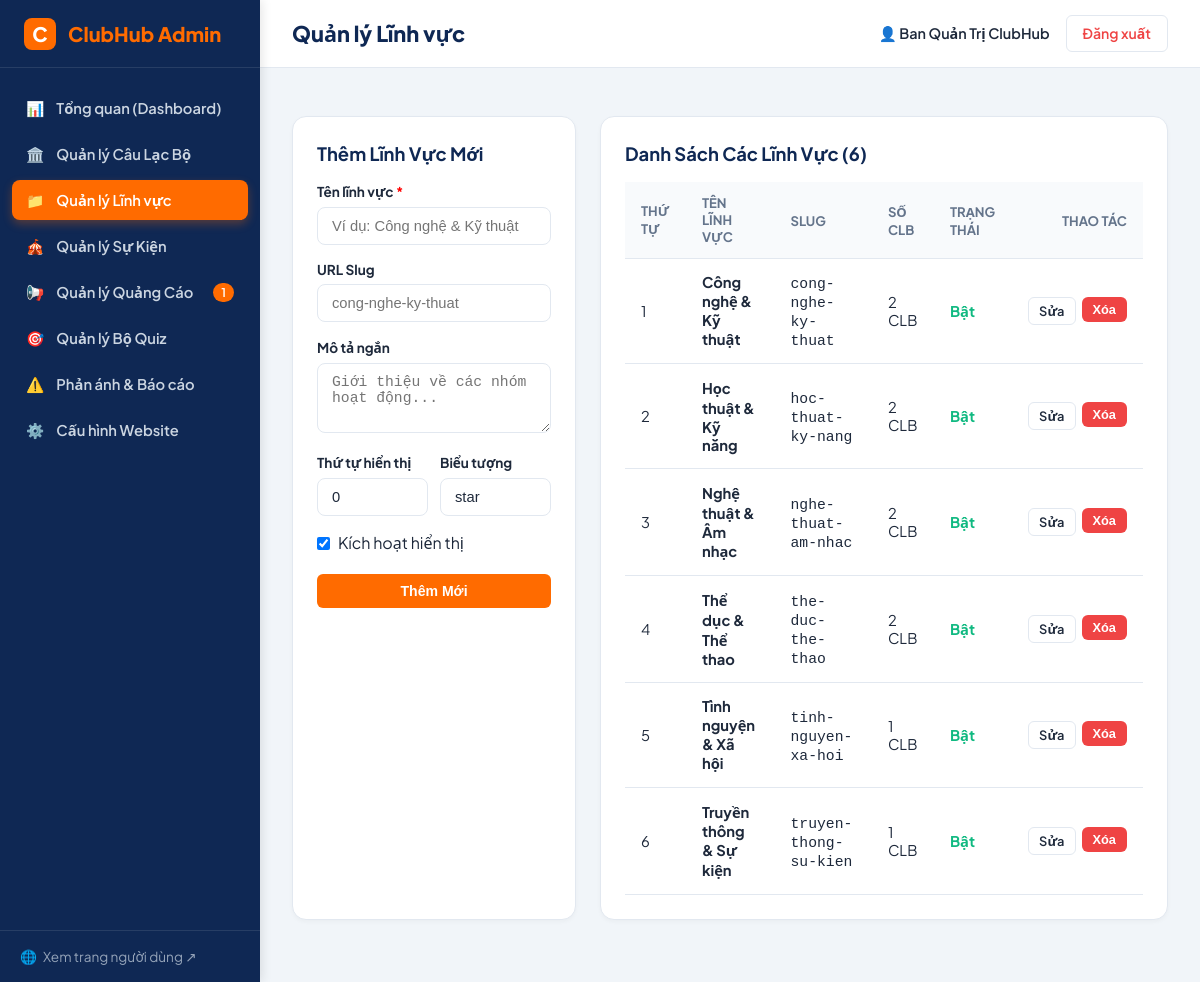
The app's page /admin/categories.php (signed in) with its own data.
### tables this page shows
CREATE TABLE IF NOT EXISTS `categories` (
  `id` INT AUTO_INCREMENT PRIMARY KEY,
  `name` VARCHAR(100) NOT NULL,
  `slug` VARCHAR(100) NOT NULL UNIQUE,
  `description` TEXT DEFAULT NULL,
  `icon` VARCHAR(50) NOT NULL DEFAULT 'star',
  `display_order` INT NOT NULL DEFAULT 0,
  `is_active` TINYINT(1) NOT NULL DEFAULT 1
);

### includes/functions.php (called while the page is built, shortened)
<?php
function e(?string $string): string {
    return htmlspecialchars((string)$string, ENT_QUOTES, 'UTF-8');
}
function url(string $path = ''): string {
    $path = ltrim($path, '/');
    return BASE_URL . ($path !== '' ? '/' . $path : '');
}

### admin/categories.php (the view, shortened to what this page needs)
<?php
require_once __DIR__ . '/../includes/functions.php';
$db = get_db_connection();
$edit_id = (int)($_GET['edit_id'] ?? 0);
$edit_cat = null;
$categories = $db->query("
    SELECT cat.*, COUNT(c.id) as club_count
    FROM categories cat
    LEFT JOIN clubs c ON cat.id = c.category_id
    GROUP BY cat.id
    ORDER BY cat.display_order ASC
")->fetchAll();
include __DIR__ . '/includes/admin_header.php';
?>
<div style="display: grid; grid-template-columns: 1fr 2fr; gap: 24px;">
  <div class="admin-card">
    <h3 class="admin-card-title" style="margin-bottom: 16px;">
      <?= $edit_cat ? 'Chỉnh Sửa Lĩnh Vực' : 'Thêm Lĩnh Vực Mới' ?>
    </h3>
    <form action="<?= url('admin/categories.php' . ($edit_id ? '?edit_id=' . $edit_id : '')) ?>" method="POST">
      <div style="margin-bottom: 16px;">
        <label class="admin-label" for="name">Tên lĩnh vực <span style="color:red;">*</span></label>
        <input type="text" name="name" id="name" class="admin-input" value="<?= e($edit_cat['name'] ?? '') ?>" required placeholder="Ví dụ: Công nghệ & Kỹ thuật">
      </div>
      <div style="margin-bottom: 16px;">
        <label class="admin-label" for="slug">URL Slug</label>
        <input type="text" name="slug" id="slug" class="admin-input" value="<?= e($edit_cat['slug'] ?? '') ?>" placeholder="cong-nghe-ky-thuat">
      </div>
      <div style="margin-bottom: 16px;">
        <label class="admin-label" for="description">Mô tả ngắn</label>
        <textarea name="description" id="description" rows="3" class="admin-textarea" placeholder="Giới thiệu về các nhóm hoạt động..."><?= e($edit_cat['description'] ?? '') ?></textarea>
      </div>
      <div style="display: grid; grid-template-columns: 1fr 1fr; gap: 12px; margin-bottom: 16px;">
        <div>
          <label class="admin-label" for="display_order">Thứ tự hiển thị</label>
          <input type="number" name="display_order" id="display_order" class="admin-input" value="<?= e($edit_cat['display_order'] ?? '0') ?>">
        </div>
        <div>
          <label class="admin-label" for="icon">Biểu tượng</label>
          <input type="text" name="icon" id="icon" class="admin-input" value="<?= e($edit_cat['icon'] ?? 'star') ?>" placeholder="cpu, book, music...">
        </div>
      </div>
      <div style="margin-bottom: 20px;">
        <label style="display: flex; align-items: center; gap: 8px; cursor: pointer;">
          <input type="checkbox" name="is_active" value="1" <?= ($edit_cat['is_active'] ?? 1) ? 'checked' : '' ?>>
          <span>Kích hoạt hiển thị</span>
        </label>
      </div>
      <div style="display: flex; gap: 10px;">
        <button type="submit" class="btn-admin btn-admin-primary" style="flex-grow: 1;">
          <?= $edit_cat ? 'Cập Nhật' : 'Thêm Mới' ?>
        </button>
      </div>
    </form>
  </div>
  <div class="admin-card">
    <h3 class="admin-card-title" style="margin-bottom: 16px;">
      Danh Sách Các Lĩnh Vực (<?= count($categories) ?>)
    </h3>
    <table class="admin-table">
      <thead>
        <tr>
          <th>Thứ tự</th>
          <th>Tên lĩnh vực</th>
          <th>Slug</th>
          <th>Số CLB</th>
          <th>Trạng thái</th>
          <th style="text-align: right;">Thao tác</th>
        </tr>
      </thead>
      <tbody>
        <?php foreach ($categories as $c): ?>
          <tr>
            <td><?= (int)$c['display_order'] ?></td>
            <td>
              <strong><?= e($c['name']) ?></strong>
            </td>
            <td><code><?= e($c['slug']) ?></code></td>
            <td>
              <span class="badge badge-category"><?= (int)$c['club_count'] ?> CLB</span>
            </td>
            <td>
              <span style="color: <?= $c['is_active'] ? 'var(--admin-success)' : 'var(--admin-danger)' ?>; font-weight: 700;">
                <?= $c['is_active'] ? 'Bật' : 'Tắt' ?>
              </span>
            </td>
            <td style="text-align: right;">
              <div class="action-buttons" style="justify-content: flex-end;">
                <a href="<?= url('admin/categories.php?edit_id=' . $c['id']) ?>" class="btn-admin btn-admin-outline" style="padding: 4px 10px; font-size: 0.8rem;">
                  Sửa
                </a>
                <form action="<?= url('admin/categories.php') ?>" method="POST" style="display: inline;" class="btn-confirm-delete" data-confirm="Bạn có chắc chắn muốn xóa danh mục '<?= e($c['name']) ?>'?">
                  <button type="submit" class="btn-admin btn-admin-danger" style="padding: 4px 10px; font-size: 0.8rem;">
                    Xóa
                  </button>
                </form>
              </div>
            </td>
          </tr>
        <?php endforeach; ?>
      </tbody>
    </table>
  </div>
</div>
<?php include __DIR__ . '/includes/admin_footer.php'; ?>

### assets/css/admin.css (style rules this page uses)
:root { --admin-primary: #0F2854; --admin-primary-dark: #071733; --admin-accent: #FF6B00; --admin-sidebar-w: 260px; --admin-header-h: 68px; --admin-bg: #F1F5F9; --admin-card-bg: #FFFFFF; --admin-text: #1E293B; --admin-text-muted: #64748B; --admin-border: #E2E8F0; --admin-success: #10B981; --admin-warning: #F59E0B; --admin-danger: #EF4444; --admin-info: #0284C7; }
*, *::before, *::after { box-sizing: border-box; margin: 0; padding: 0; }
body { font-family: 'Plus Jakarta Sans', system-ui, sans-serif; background-color: var(--admin-bg); color: var(--admin-text); min-height: 100vh; display: flex; }
.admin-card { background-color: var(--admin-card-bg); border: 1px solid var(--admin-border); border-radius: 14px; padding: 24px; margin-bottom: 30px; box-shadow: 0 2px 4px rgba(0, 0, 0, 0.03); }
.admin-card-title { font-size: 1.15rem; font-weight: 700; color: var(--admin-primary); }
.admin-table { width: 100%; border-collapse: collapse; text-align: left; font-size: 0.92rem; }
.admin-table th { padding: 12px 16px; background-color: #F8FAFC; border-bottom: 1px solid var(--admin-border); font-weight: 700; color: var(--admin-text-muted); font-size: 0.82rem; text-transform: uppercase; }
.admin-table td { padding: 14px 16px; border-bottom: 1px solid var(--admin-border); vertical-align: middle; }
.admin-label { display: block; font-size: 0.85rem; font-weight: 700; color: var(--admin-text); margin-bottom: 6px; }
.admin-input, .admin-select, .admin-textarea { width: 100%; padding: 10px 14px; border: 1px solid var(--admin-border); border-radius: 8px; font-size: 0.92rem; background-color: #FFFFFF; color: var(--admin-text); transition: border-color 0.2s; }
.btn-admin { display: inline-flex; align-items: center; justify-content: center; gap: 6px; padding: 8px 16px; font-size: 0.88rem; font-weight: 600; border-radius: 6px; border: 1px solid transparent; cursor: pointer; text-decoration: none; transition: all 0.15s; }
.btn-admin-primary { background-color: var(--admin-accent); color: #FFFFFF; }
.btn-admin-danger { background-color: var(--admin-danger); color: #FFFFFF; }
.btn-admin-outline { border-color: var(--admin-border); background-color: transparent; color: var(--admin-text); }
.action-buttons { display: flex; gap: 6px; }

### records on screen
categories: display_order "1", name "Công nghệ & Kỹ thuật", slug "cong-nghe-ky-thuat", club_count "2", is_active "Bật"
categories: display_order "2", name "Học thuật & Kỹ năng", slug "hoc-thuat-ky-nang", club_count "2", is_active "Bật"
categories: display_order "3", name "Nghệ thuật & Âm nhạc", slug "nghe-thuat-am-nhac", club_count "2", is_active "Bật"
categories: display_order "4", name "Thể dục & Thể thao", slug "the-duc-the-thao", club_count "2", is_active "Bật"
categories: display_order "5", name "Tình nguyện & Xã hội", slug "tinh-nguyen-xa-hoi", club_count "1", is_active "Bật"
categories: display_order "6", name "Truyền thông & Sự kiện", slug "truyen-thong-su-kien", club_count "1", is_active "Bật"

### other values on screen
$pending_ads_count "1"
$page_title "Quản lý Lĩnh vực"
$admin_user['full_name'] "Ban Quản Trị ClubHub"
count($categories) "6"
